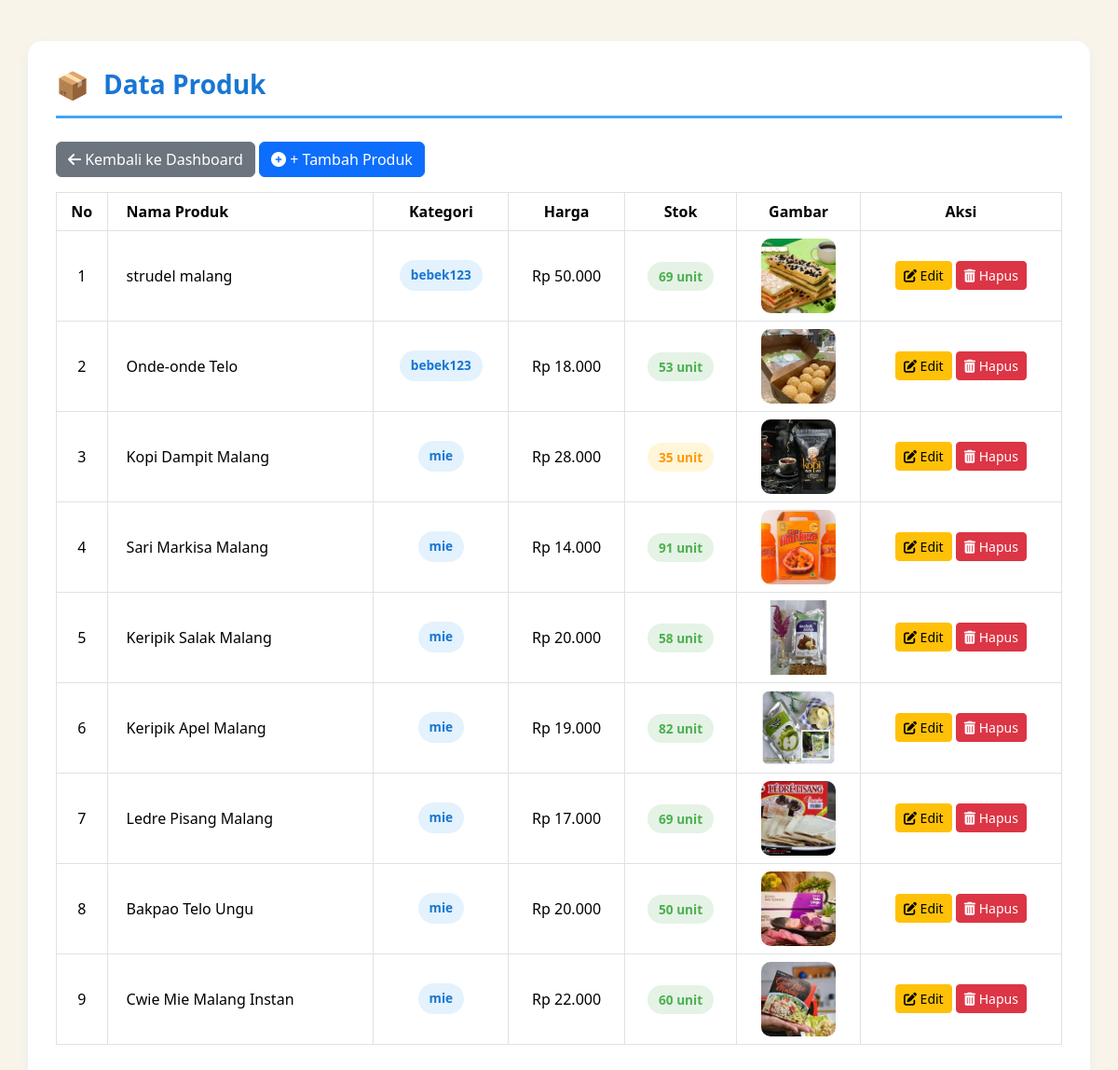
/index.php/admin/produk, run on the app's committed database.
### tables this page shows
CREATE TABLE `produk` (
  `id_produk` int(11) NOT NULL,
  `id_kategori` int(11) DEFAULT NULL,
  `nama_produk` varchar(150) DEFAULT NULL,
  `harga` int(11) DEFAULT NULL,
  `stok` int(11) DEFAULT NULL,
  `gambar` varchar(100) DEFAULT NULL,
  `deskripsi` text,
  `created_at` datetime DEFAULT CURRENT_TIMESTAMP
);

CREATE TABLE `kategori` (
  `id_kategori` int(11) NOT NULL,
  `nama_kategori` varchar(100) DEFAULT NULL
);

### application/controllers/admin/produk.php (called while the page is built, shortened)
<?php
class Produk extends CI_Controller {
    public function __construct()
    {
        $this->load->model('M_produk');
        $this->load->model('M_kategori');
    }
    public function index()
    {
        $data['produk'] = $this->M_produk->get_all_admin();
        $this->load->view('admin/produk/index', $data);
    }
}

### index.php (called while the page is built, shortened)
<?php
require_once BASEPATH.'core/CodeIgniter.php';

### application/models/M_produk.php (called while the page is built, shortened)
<?php
class M_produk extends CI_Model {
    public function get_all_admin()
    {
        $this->db->select('produk.*, kategori.nama_kategori');
        $this->db->from('produk');
        $this->db->join('kategori', 'kategori.id_kategori = produk.id_kategori', 'left');
        $this->db->order_by('produk.id_produk', 'DESC');
        return $this->db->get()->result();
    }
}

### application/views/admin/produk/index.php (the view, shortened to what this page needs)
<!DOCTYPE html>
<html>
<head>
    <link rel="stylesheet" href="<?= base_url('assets/css/bootstrap.min.css') ?>">
    <link rel="stylesheet" href="https://cdnjs.cloudflare.com/ajax/libs/font-awesome/6.4.0/css/all.min.css">
</head>
<body>
<div class="container mt-4">
    <h3>Data Produk</h3>
    <a href="<?= base_url('admin/dashboard') ?>" class="btn btn-secondary mb-3">
        <i class="fas fa-arrow-left"></i> Kembali ke Dashboard
    </a>
    <a href="<?= base_url('admin/produk/tambah') ?>" class="btn btn-primary mb-3">
        <i class="fas fa-plus-circle"></i> + Tambah Produk
    </a>
    <div class="table-responsive">
        <table class="table table-bordered table-hover">
            <thead>
                <tr>
                    <th>No</th>
                    <th>Nama Produk</th>
                    <th>Kategori</th>
                    <th>Harga</th>
                    <th>Stok</th>
                    <th>Gambar</th>
                    <th>Aksi</th>
                </tr>
            </thead>
            <tbody>
                <?php if (!empty($produk)): ?>
                    <?php $no = 1; foreach ($produk as $p): ?>
                        <tr>
                            <td><?= $no++ ?></td>
                            <td><?= htmlspecialchars($p->nama_produk) ?></td>
                            <td>
                                <?php if (!empty($p->nama_kategori)): ?>
                                    <span class="kategori-badge">
                                        <?= htmlspecialchars($p->nama_kategori) ?>
                                    </span>
                                <?php else: ?>
                                    <span class="text-muted">-</span>
                                <?php endif; ?>
                            </td>
                            <td>Rp <?= number_format($p->harga, 0, ',', '.') ?></td>
                            <td>
                                <?php
                                    $stok_class = 'stok-tinggi';
                                    if ($p->stok < 10) $stok_class = 'stok-rendah';
                                    elseif ($p->stok < 50) $stok_class = 'stok-sedang';
                                ?>
                                <span class="stok-badge <?= $stok_class ?>">
                                    <?= $p->stok ?> unit
                                </span>
                            </td>
                            <td>
                                <?php if (!empty($p->gambar)): ?>
                                    <img src="<?= base_url('assets/images/produk/'.$p->gambar) ?>" width="80" height="80">
                                <?php else: ?>
                                    <span class="text-muted">-</span>
                                <?php endif; ?>
                            </td>
                            <td>
                                <a href="<?= base_url('admin/produk/edit/'.$p->id_produk) ?>" class="btn btn-warning btn-sm">
                                    <i class="fas fa-edit"></i> Edit
                                </a>
                                <a href="<?= base_url('admin/produk/hapus/'.$p->id_produk) ?>"
                                   class="btn btn-danger btn-sm"
                                   onclick="return confirm('Yakin hapus produk ini?')">
                                    <i class="fas fa-trash-alt"></i> Hapus
                                </a>
                            </td>
                        </tr>
                    <?php endforeach; ?>
                <?php endif; ?>
            </tbody>
        </table>
    </div>
</div>
</body>
</html>

### application/views/admin/produk/index.php (style rules this page uses)
:root { --cream-bg: #F8F4EA; --cream-card: #FFFDF6; --blue-light: #E3F2FD; --blue-primary: #42A5F5; --blue-dark: #1976D2; --blue-hover: #64B5F6; --green-primary: #4CAF50; --red-primary: #f44336; --yellow-primary: #FFC107; --gray-text: #424242; --gray-border: #E0E0E0; --gray-light: #F5F5F5; --shadow-light: 0 4px 12px rgba(66, 165, 245, 0.08); --shadow-medium: 0 6px 20px rgba(66, 165, 245, 0.12); }
body { background-color: var(--cream-bg); font-family: 'Segoe UI', Tahoma, Geneva, Verdana, sans-serif; padding: 20px; }
.container { background-color: white; border-radius: 15px; padding: 30px; box-shadow: var(--shadow-light); margin-top: 20px; }
h3 { color: var(--blue-dark); font-weight: 700; margin-bottom: 25px; padding-bottom: 15px; border-bottom: 3px solid var(--blue-primary); display: flex; align-items: center; gap: 15px; }
h3::before { content: '📦'; font-size: 1.8rem; }
.table thead { background: linear-gradient(135deg, var(--blue-primary), var(--blue-dark)); color: white; }
.table th, .table td { text-align: center; vertical-align: middle; }
.table th:nth-child(2), .table td:nth-child(2) { text-align: left; padding-left: 20px; }
.kategori-badge { background-color: var(--blue-light); color: var(--blue-dark); padding: 6px 12px; border-radius: 20px; font-weight: 600; font-size: 0.85rem; display: inline-block; }
.stok-badge { padding: 6px 12px; border-radius: 20px; font-weight: 600; font-size: 0.85rem; }
.stok-tinggi { background-color: rgba(76,175,80,.15); color: #4CAF50; }
.stok-sedang { background-color: rgba(255,193,7,.15); color: #FF9800; }
img { border-radius: 10px; object-fit: cover; }

### data on the page
produk: nama_produk "strudel malang", id_kategori.nama_kategori "bebek123", harga "50.000", stok "69", gambar (picture)
produk: nama_produk "Onde-onde Telo", id_kategori.nama_kategori "bebek123", harga "18.000", stok "53", gambar (picture)
produk: nama_produk "Kopi Dampit Malang", id_kategori.nama_kategori "mie", harga "28.000", stok "35", gambar (picture)
produk: nama_produk "Sari Markisa Malang", id_kategori.nama_kategori "mie", harga "14.000", stok "91", gambar (picture)
produk: nama_produk "Keripik Salak Malang", id_kategori.nama_kategori "mie", harga "20.000", stok "58", gambar (picture)
produk: nama_produk "Keripik Apel Malang", id_kategori.nama_kategori "mie", harga "19.000", stok "82", gambar (picture)
produk: nama_produk "Ledre Pisang Malang", id_kategori.nama_kategori "mie", harga "17.000", stok "69", gambar (picture)
produk: nama_produk "Bakpao Telo Ungu", id_kategori.nama_kategori "mie", harga "20.000", stok "50", gambar (picture)
produk: nama_produk "Cwie Mie Malang Instan", id_kategori.nama_kategori "mie", harga "22.000", stok "60", gambar (picture)
